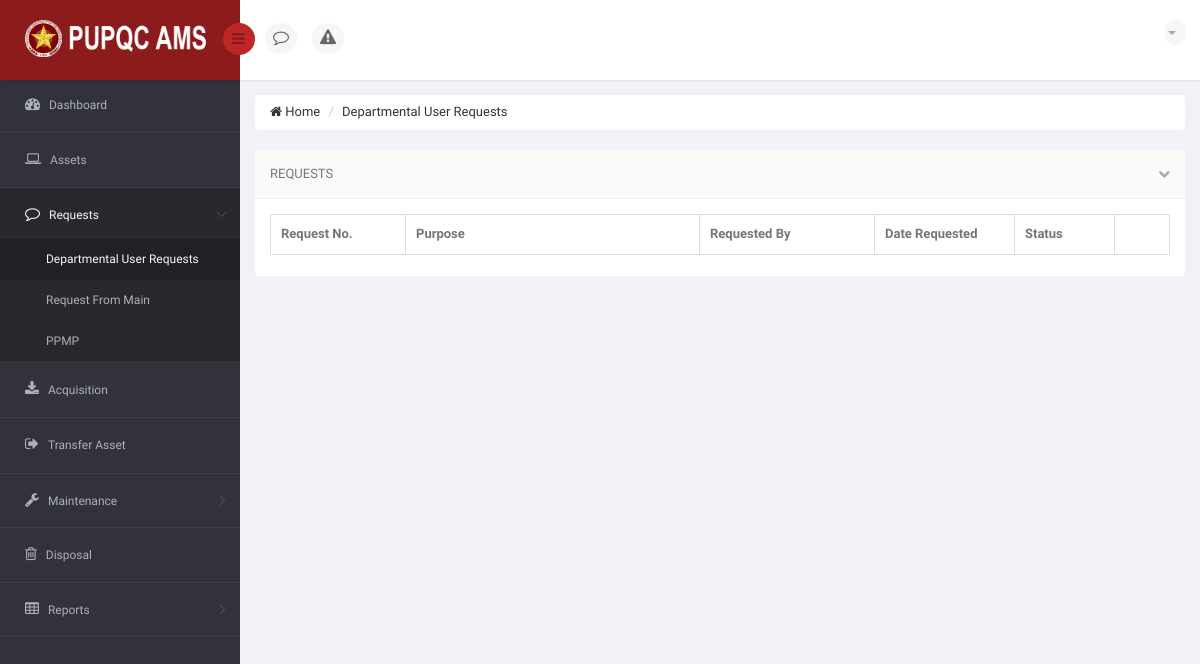
Page /DIR/PropertyOfficer/PODURequests.php (signed in) on the earlier database version.
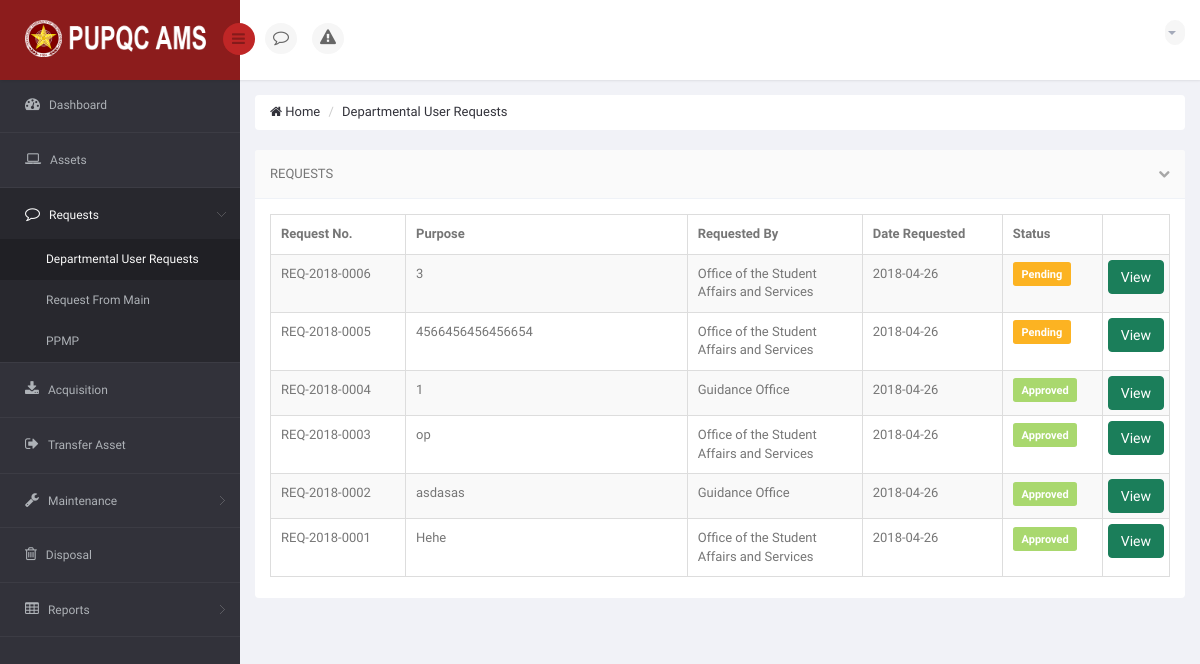
Same page on the later database version.
### tables this page shows
CREATE TABLE `ams_t_user_request_summary` (
  `URS_ID` int(11) NOT NULL,
  `URS_NO` varchar(15) NOT NULL,
  `URS_REQUEST_DATE` date NOT NULL,
  `URS_PURPOSE` varchar(350) NOT NULL,
  `URS_STATUS_TO_PO` varchar(25) NOT NULL DEFAULT 'Pending',
  `URS_APPROVED_DATE` date DEFAULT NULL,
  `URS_REJECT_DATE` date DEFAULT NULL,
  `URS_REMARKS` varchar(350) DEFAULT NULL,
  `URS_URGENT_DATE` date NOT NULL,
  `URS_URGENT_TYPE` varchar(25) NOT NULL,
  `URS_VIEW_BY_USER` int(11) NOT NULL DEFAULT '0',
  `URS_VIEW_BY_PO` int(11) NOT NULL DEFAULT '0',
  `URS_VIEW_BY_USER_MAIN` int(11) NOT NULL DEFAULT '0',
  `URS_VIEW_CLICKED` int(11) NOT NULL DEFAULT '0'
);

CREATE TABLE `ams_r_office` (
  `O_ID` int(11) NOT NULL,
  `O_CODE` varchar(50) NOT NULL,
  `O_NAME` varchar(120) NOT NULL,
  `C_ID` int(11) NOT NULL
);

### DIR/PropertyOfficer/PODURequests.php (the view, shortened to what the changed rows need)
<!DOCTYPE html>
<html lang="en">
<head>
    <link href="../../bs3/css/bootstrap.min.css" rel="stylesheet">
    <link href="../../css/bootstrap-reset.css" rel="stylesheet">
    <link href="../../font-awesome/css/font-awesome.css" rel="stylesheet" />
    <link href="../../js/advanced-datatable/css/demo_page.css" rel="stylesheet" />
    <link href="../../js/advanced-datatable/css/demo_table.css" rel="stylesheet" />
    <link rel="stylesheet" href="../../js/data-tables/DT_bootstrap.css" />
    <link href="../../css/style.css" rel="stylesheet">
    <link href="../../css/style-responsive.css" rel="stylesheet" />
    <link href="../../js/iCheck/skins/minimal/minimal.css" rel="stylesheet">
    <link href="../../js/iCheck/skins/minimal/red.css" rel="stylesheet">
    <link href="../../js/iCheck/skins/minimal/green.css" rel="stylesheet">
    <link href="../../js/iCheck/skins/minimal/blue.css" rel="stylesheet">
    <link href="../../js/iCheck/skins/minimal/yellow.css" rel="stylesheet">
    <link href="../../js/iCheck/skins/minimal/purple.css" rel="stylesheet">
    <link href="../../js/iCheck/skins/square/square.css" rel="stylesheet">
    <link href="../../js/iCheck/skins/square/red.css" rel="stylesheet">
    <link href="../../js/iCheck/skins/square/green.css" rel="stylesheet">
    <link href="../../js/iCheck/skins/square/blue.css" rel="stylesheet">
    <link href="../../js/iCheck/skins/square/yellow.css" rel="stylesheet">
    <link href="../../js/iCheck/skins/square/purple.css" rel="stylesheet">
    <link href="../../js/iCheck/skins/flat/grey.css" rel="stylesheet">
    <link href="../../js/iCheck/skins/flat/red.css" rel="stylesheet">
    <link href="../../js/iCheck/skins/flat/green.css" rel="stylesheet">
    <link href="../../js/iCheck/skins/flat/blue.css" rel="stylesheet">
    <link href="../../js/iCheck/skins/flat/yellow.css" rel="stylesheet">
    <link href="../../js/iCheck/skins/flat/purple.css" rel="stylesheet">
    <link rel="stylesheet" type="text/css" href="../../js/select2/select2.css" />
    <link rel="stylesheet" type="text/css" href="../../js/bootstrap-daterangepicker/daterangepicker-bs3.css" />
    <link rel="stylesheet" type="text/css" href="../../js/bootstrap-datetimepicker/css/datetimepicker.css" />
    <link rel="stylesheet" type="text/css" href="../../js/bootstrap-datepicker/css/datepicker.css" />
    <link href="../../js/plugins/sweetalert/sweetalert.css" type="text/css" rel="stylesheet" media="screen,projection">
</head>
<body>
<section id="container" >
                <?php
                    include('../Connection/db.php');
                  ?>
    <section id="main-content">
        <section class="wrapper">
            <div class="row">
                <div class="col-sm-12">
                    <section class="panel">
                        <div class="panel-body">
                            <div class="adv-table">
                                <table  class="display table table-bordered table-striped" id="dynamic-table">
                                    <thead>
                                        <tr>
                                            <th style="width: 135px;">Request No.</th>
                                            <th style="">Purpose</th>
                                            <th style="width: 175px;">Requested By</th>
                                            <th style="width: 140px;">Date Requested</th>
                                            <th style="width: 100px;">Status</th>
                                            <th style="width: 55px;"></th>
                                        </tr>
                                    </thead>
                                    <tbody>
                                        <?php
                                            $sql = "SELECT * FROM `ams_t_user_request_summary` AS URS INNER JOIN `ams_t_user_request` AS UR ON UR.URS_ID = URS.URS_ID INNER JOIN `ams_r_employee_profile` AS EP ON UR.EP_ID = EP.EP_ID INNER JOIN `ams_r_office` AS O ON EP.O_ID = O.O_ID GROUP BY URS.URS_ID ORDER BY URS.URS_REQUEST_DATE DESC, URS.URS_ID DESC";
                                            $result = mysqli_query($connection, $sql) or die("Bad Query: $sql");
                                            while($row = mysqli_fetch_assoc($result))
                                            {
                                              $id = $row['URS_ID'];
                                              $no = $row['URS_NO'];
                                              $date = $row['URS_REQUEST_DATE'];
                                              $purpose = $row['URS_PURPOSE'];
                                              $officename = $row['O_NAME'];
                                              $statuz = $row['URS_STATUS_TO_PO'];
                                        ?>
                                        <tr class="gradeX">
                                        <?php
                                            if ($statuz == 'Pending')
                                            {
                                        ?>
                                            <td> <?php echo $no; ?> </td>
                                            <td> <?php echo $purpose; ?> </td>
                                            <td> <?php echo $officename; ?> </td>
                                            <td> <?php echo $date; ?> </td>
                                            <td> <p class="label label-warning label-mini" style="font-size: 11px;"> <?php echo $statuz; ?> </p>
                                            </td>
                                            <td>
                                                <a href="POViewRequestFromDU.php?viewrequests=<?php echo $id; ?>" class="btn btn-success" style="margin: -5px;">View</a>
                                            </td>
                                        <?php
                                            }
                                            elseif ($statuz == 'Approved')
                                            {
                                        ?>
                                            <td> <?php echo $no; ?> </td>
                                            <td> <?php echo $purpose; ?> </td>
                                            <td> <?php echo $officename; ?> </td>
                                            <td> <?php echo $date; ?> </td>
                                            <td> <p class="label label-success label-mini" style="font-size: 11px;"> <?php echo $statuz; ?> </p>
                                            </td>
                                            <td>
                                                <a href="POViewRequestToMain.php?reqmain=<?php echo $id; ?>" class="btn btn-success" style="margin: -5px;" >View</a>
                                            </td>
                                            <?php
                                                }
                                            ?>
                                        </tr>
                                        <?php
                                            }
                                        ?>
                                    </tbody>
                                </table>
                            </div>
                        </div>
                    </section>
                </div>
            </div>
        </section>
    </section>
</section>
</body>
</html>

Differences in the rows shown:
added ams_t_user_request_summary: URS_NO "REQ-2018-0006", URS_PURPOSE "3", ams_r_office.O_NAME "Office of the Student Affairs and Services", URS_REQUEST_DATE "2018-04-26", URS_STATUS_TO_PO "Pending"
added ams_t_user_request_summary: URS_NO "REQ-2018-0005", URS_PURPOSE "4566456456456654", ams_r_office.O_NAME "Office of the Student Affairs and Services", URS_REQUEST_DATE "2018-04-26", URS_STATUS_TO_PO "Pending"
added ams_t_user_request_summary: URS_NO "REQ-2018-0004", URS_PURPOSE "1", ams_r_office.O_NAME "Guidance Office", URS_REQUEST_DATE "2018-04-26", URS_STATUS_TO_PO "Approved"
added ams_t_user_request_summary: URS_NO "REQ-2018-0003", URS_PURPOSE "op", ams_r_office.O_NAME "Office of the Student Affairs and Services", URS_REQUEST_DATE "2018-04-26", URS_STATUS_TO_PO "Approved"
added ams_t_user_request_summary: URS_NO "REQ-2018-0002", URS_PURPOSE "asdasas", ams_r_office.O_NAME "Guidance Office", URS_REQUEST_DATE "2018-04-26", URS_STATUS_TO_PO "Approved"
added ams_t_user_request_summary: URS_NO "REQ-2018-0001", URS_PURPOSE "Hehe", ams_r_office.O_NAME "Office of the Student Affairs and Services", URS_REQUEST_DATE "2018-04-26", URS_STATUS_TO_PO "Approved"
